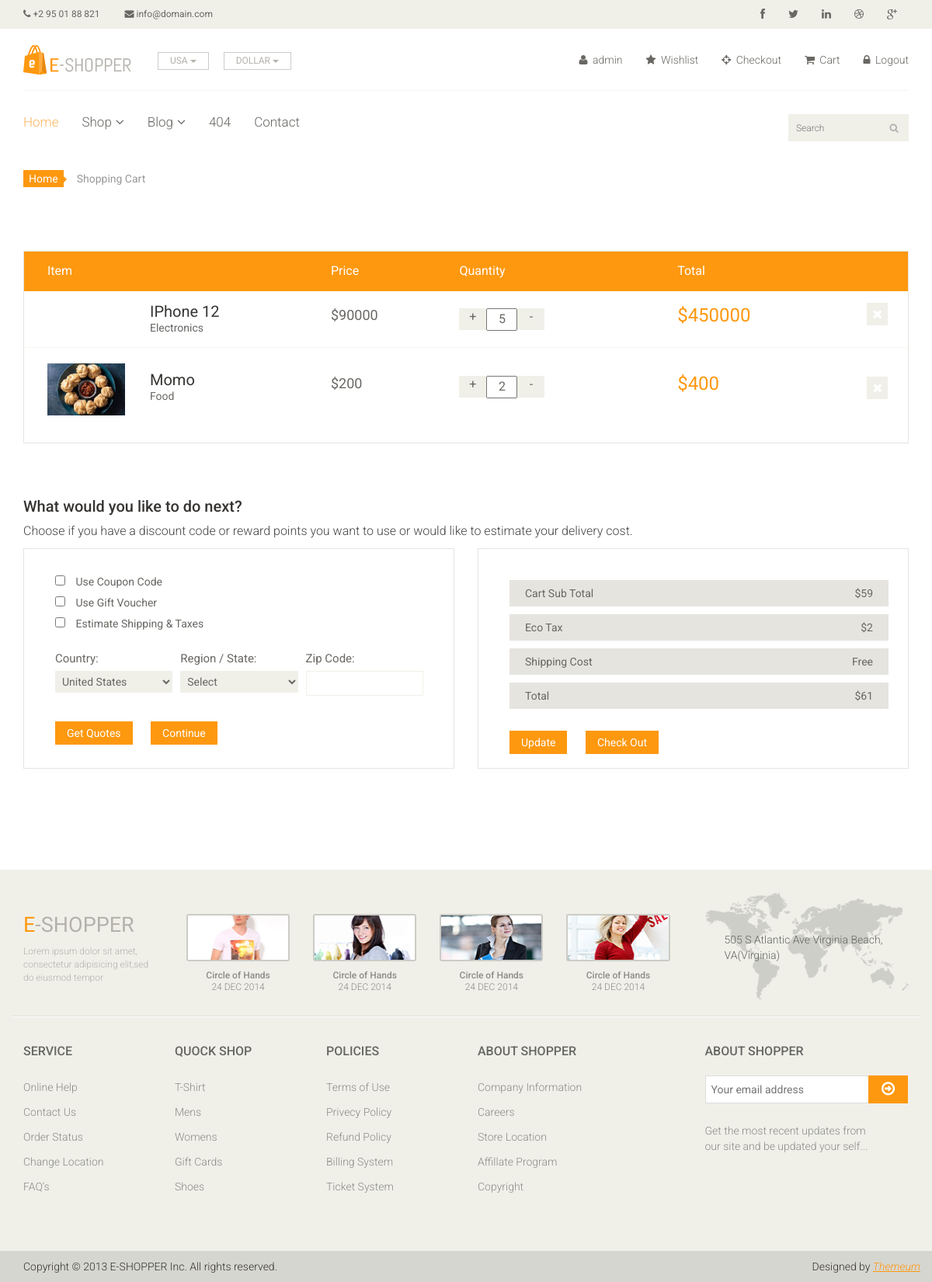
Before: /cart (signed in) with the older database file.
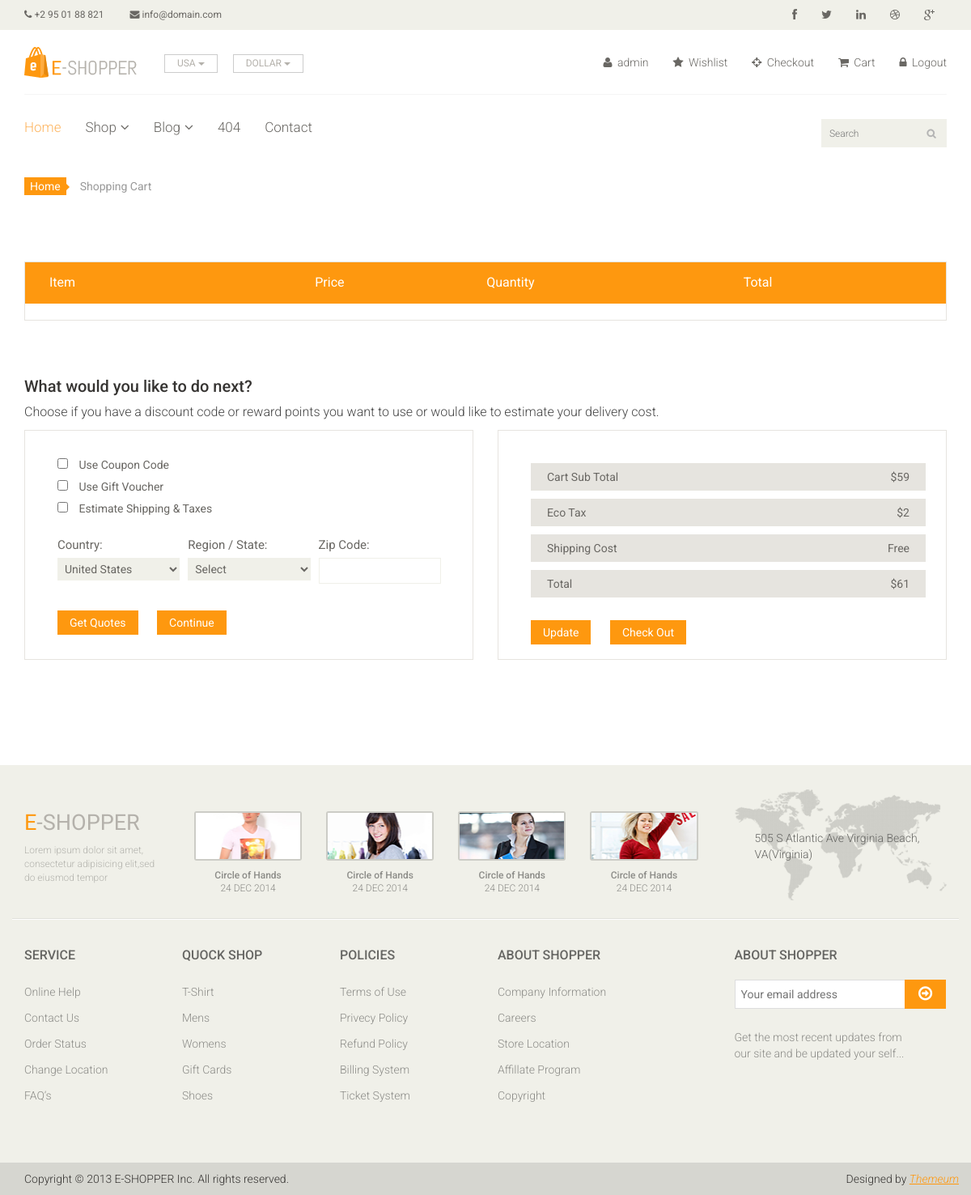
After: the same page with the newer database file.
### home/models.py (models this page shows, shortened)
class Cart(models.Model):
	username = models.CharField(max_length = 300)
	slug = models.CharField(max_length = 300)
	quantity = models.IntegerField(default = 1)
	date = models.DateTimeField(auto_now_add = True)
	checkout = models.BooleanField(default = False)
	items = models.ForeignKey(Product, on_delete = models.CASCADE, null = True)
	total = models.IntegerField(default = 0)
	def get_url(self):
		return reverse("home:remove-cart",kwargs = {'slug':self.slug})

class Product(models.Model):
	title = models.CharField(max_length = 500)
	slug = models.CharField(max_length = 500, default = "", blank = True)
	price = models.IntegerField()
	discounted_price = models.IntegerField()
	status = models.CharField(max_length = 100, blank = True, choices = (('active','active'),('','inactive')))
	image = models.ImageField(upload_to = 'media')
	description = models.TextField(blank = True)
	labels = models.CharField(max_length = 100, choices = (('new','new'),('hot','hot'),('sale','sale')))
	category = models.ForeignKey(Category, on_delete = models.CASCADE)
	subcategory = models.ForeignKey(SubCategory, on_delete = models.CASCADE)
	brand = models.ForeignKey(Brand, on_delete = models.CASCADE, null = True)
	stock = models.CharField(max_length = 100, choices = (('In Stock','In Stock'),('Out of Stock','Out of Stock')))

class Category(models.Model):
	title = models.CharField(max_length = 400)
	slug = models.CharField(max_length = 500, unique = True) #Slug bhaneko ID jastai primary key
	description = models.TextField()
	def __str__(self):
		return self.title

### home/views.py (the view)
# urls.py: path('cart', CartView.as_view(), name = 'cart'),
class CartView(BaseView):
	def get(self, request):
		self.views['my_cart'] = Cart.objects.filter(username = request.user.username,checkout = False)
		return render(request,'cart.html',self.views)

### templates/cart.html (shortened to what this page needs)
{% extends 'base.html' %}
{% load static %}
{% block content %}
	<section id="cart_items">
		<div class="container">
			<div class="breadcrumbs">
				<ol class="breadcrumb">
				  <li><a href="#">Home</a></li>
				  <li class="active">Shopping Cart</li>
				</ol>
			</div>
			<div class="table-responsive cart_info">
				<table class="table table-condensed">
					<thead>
						<tr class="cart_menu">
							<td class="image">Item</td>
							<td class="description"></td>
							<td class="price">Price</td>
							<td class="quantity">Quantity</td>
							<td class="total">Total</td>
							<td></td>
						</tr>
					</thead>
					<tbody>
						{% for cart in my_cart %}
						<tr>
							<td class="cart_product">
								<a href=""><img src="{{cart.items.image.url}}" alt="" width = "100"></a>
							</td>
							<td class="cart_description">
								<h4><a href="">{{cart.items.title}}</a></h4>
								<p>{{cart.items.category}}</p>
							</td>
							<td class="cart_price">
								<p>${{cart.items.price}}</p>
							</td>
							<td class="cart_quantity">
								<div class="cart_quantity_button">
									<a class="cart_quantity_up" href=""> + </a>
									<input class="cart_quantity_input" type="text" name="quantity" value="{{cart.quantity}}" autocomplete="off" size="2">
									<a class="cart_quantity_down" href=""> - </a>
								</div>
							</td>
							<td class="cart_total">
								<p class="cart_total_price">${{cart.total}}</p>
							</td>
							<td class="cart_delete">
								<a class="cart_quantity_delete" href="{{cart.get_url}}"><i class="fa fa-times"></i></a>
							</td>
						</tr>
						{% endfor %}
					</tbody>
				</table>
			</div>
		</div>
	</section>
	<section id="do_action">
		<div class="container">
			<div class="heading">
				<h3>What would you like to do next?</h3>
				<p>Choose if you have a discount code or reward points you want to use or would like to estimate your delivery cost.</p>
			</div>
			<div class="row">
				<div class="col-sm-6">
					<div class="chose_area">
						<ul class="user_option">
							<li>
								<input type="checkbox">
								<label>Use Coupon Code</label>
							</li>
							<li>
								<input type="checkbox">
								<label>Use Gift Voucher</label>
							</li>
							<li>
								<input type="checkbox">
								<label>Estimate Shipping & Taxes</label>
							</li>
						</ul>
						<ul class="user_info">
							<li class="single_field">
								<label>Country:</label>
								<select>
									<option>United States</option>
								</select>
							</li>
							<li class="single_field">
								<label>Region / State:</label>
								<select>
									<option>Select</option>
								</select>
							</li>
							<li class="single_field zip-field">
								<label>Zip Code:</label>
								<input type="text">
							</li>
						</ul>
						<a class="btn btn-default update" href="">Get Quotes</a>
						<a class="btn btn-default check_out" href="">Continue</a>
					</div>
				</div>
				<div class="col-sm-6">
					<div class="total_area">
						<ul>
							<li>Cart Sub Total <span>$59</span></li>
							<li>Eco Tax <span>$2</span></li>
							<li>Shipping Cost <span>Free</span></li>
							<li>Total <span>$61</span></li>
						</ul>
							<a class="btn btn-default update" href="">Update</a>
							<a class="btn btn-default check_out" href="">Check Out</a>
					</div>
				</div>
			</div>
		</div>
	</section>
{% endblock %}

### templates/base.html (shortened to what this page needs)
<!DOCTYPE html>
{% load static %}
<html lang="en">
<head>
    <link href="{% static 'css/bootstrap.min.css' %}" rel="stylesheet">
    <link href="{% static 'css/font-awesome.min.css' %}" rel="stylesheet">
    <link href="{% static 'css/prettyPhoto.css' %}" rel="stylesheet">
    <link href="{% static 'css/price-range.css' %}" rel="stylesheet">
    <link href="{% static 'css/animate.css' %}" rel="stylesheet">
	<link href="{% static 'css/main.css' %}" rel="stylesheet">
	<link href="{% static 'css/responsive.css' %}" rel="stylesheet">
</head>
<body>
	<header id="header">
		<div class="header_top">
			<div class="container">
				<div class="row">
					<div class="col-sm-6">
						<div class="contactinfo">
							<ul class="nav nav-pills">
								<li><a href="#"><i class="fa fa-phone"></i> +2 95 01 88 821</a></li>
								<li><a href="#"><i class="fa fa-envelope"></i> info@domain.com</a></li>
							</ul>
						</div>
					</div>
					<div class="col-sm-6">
						<div class="social-icons pull-right">
							<ul class="nav navbar-nav">
								<li><a href="#"><i class="fa fa-facebook"></i></a></li>
								<li><a href="#"><i class="fa fa-twitter"></i></a></li>
								<li><a href="#"><i class="fa fa-linkedin"></i></a></li>
								<li><a href="#"><i class="fa fa-dribbble"></i></a></li>
								<li><a href="#"><i class="fa fa-google-plus"></i></a></li>
							</ul>
						</div>
					</div>
				</div>
			</div>
		</div>
		<div class="header-middle">
			<div class="container">
				<div class="row">
					<div class="col-sm-4">
						<div class="logo pull-left">
							<a href="/"><img src="images/home/logo.png" alt="" /></a>
						</div>
						<div class="btn-group pull-right">
							<div class="btn-group">
								<button type="button" class="btn btn-default dropdown-toggle usa" data-toggle="dropdown">
									USA
									<span class="caret"></span>
								</button>
							</div>
							<div class="btn-group">
								<button type="button" class="btn btn-default dropdown-toggle usa" data-toggle="dropdown">
									DOLLAR
									<span class="caret"></span>
								</button>
							</div>
						</div>
					</div>
					<div class="col-sm-8">
						<div class="shop-menu pull-right">
							<ul class="nav navbar-nav">
								{% if user.is_authenticated  %}
								<li><a href="#"><i class="fa fa-user"></i> {{user.username}}</a></li>
								<li><a href="#"><i class="fa fa-star"></i> Wishlist</a></li>
								<li><a href="checkout.html"><i class="fa fa-crosshairs"></i> Checkout</a></li>
								<li><a href="cart"><i class="fa fa-shopping-cart"></i> Cart</a></li>
								<li><a href="/accounts/logout"><i class="fa fa-lock"></i> Logout</a></li>
								{% else %}
								<li><a href="/accounts/login"><i class="fa fa-lock"></i> Login</a></li>
								<li><a href="/signup"><i class="fa fa-lock"></i> Signup</a></li>
								{% endif %}
							</ul>
						</div>
					</div>
				</div>
			</div>
		</div>
		<div class="header-bottom">
			<div class="container">
				<div class="row">
					<div class="col-sm-9">
						<div class="mainmenu pull-left">
							<ul class="nav navbar-nav collapse navbar-collapse">
								<li><a href="/" class="active">Home</a></li>
								<li class="dropdown"><a href="#">Shop<i class="fa fa-angle-down"></i></a>
                                </li>
								<li class="dropdown"><a href="#">Blog<i class="fa fa-angle-down"></i></a>
                                </li>
								<li><a href="404.html">404</a></li>
								<li><a href="contact-us.html">Contact</a></li>
							</ul>
						</div>
					</div>
					<div class="col-sm-3">
						<form action="{% url 'home:search' %}" method = "GET">
						<div class="search_box pull-right">
							<input type="text" name="query" placeholder="Search"/>
						</div>
						</form>
					</div>
				</div>
			</div>
		</div>
	</header>
	{% block content %}
	{% endblock%}
		<footer id="footer">
		<div class="footer-top">
			<div class="container">
				<div class="row">
					<div class="col-sm-2">
						<div class="companyinfo">
							<h2><span>e</span>-shopper</h2>
							<p>Lorem ipsum dolor sit amet, consectetur adipisicing elit,sed do eiusmod tempor</p>
						</div>
					</div>
					<div class="col-sm-7">
						<div class="col-sm-3">
							<div class="video-gallery text-center">
								<a href="#">
									<div class="iframe-img">
										<img src="images/home/iframe1.png" alt="" />
									</div>
								</a>
								<p>Circle of Hands</p>
								<h2>24 DEC 2014</h2>
							</div>
						</div>
						<div class="col-sm-3">
							<div class="video-gallery text-center">
								<a href="#">
									<div class="iframe-img">
										<img src="images/home/iframe2.png" alt="" />
									</div>
								</a>
								<p>Circle of Hands</p>
								<h2>24 DEC 2014</h2>
							</div>
						</div>
						<div class="col-sm-3">
							<div class="video-gallery text-center">
								<a href="#">
									<div class="iframe-img">
										<img src="images/home/iframe3.png" alt="" />
									</div>
								</a>
								<p>Circle of Hands</p>
								<h2>24 DEC 2014</h2>
							</div>
						</div>
						<div class="col-sm-3">
							<div class="video-gallery text-center">
								<a href="#">
									<div class="iframe-img">
										<img src="images/home/iframe4.png" alt="" />
									</div>
								</a>
								<p>Circle of Hands</p>
								<h2>24 DEC 2014</h2>
							</div>
						</div>
					</div>
					<div class="col-sm-3">
						<div class="address">
							<img src="images/home/map.png" alt="" />
							<p>505 S Atlantic Ave Virginia Beach, VA(Virginia)</p>
						</div>
					</div>
				</div>
			</div>
		</div>
		<div class="footer-widget">
			<div class="container">
				<div class="row">
					<div class="col-sm-2">
						<div class="single-widget">
							<h2>Service</h2>
							<ul class="nav nav-pills nav-stacked">
								<li><a href="#">Online Help</a></li>
								<li><a href="#">Contact Us</a></li>
								<li><a href="#">Order Status</a></li>
								<li><a href="#">Change Location</a></li>
								<li><a href="#">FAQ’s</a></li>
							</ul>
						</div>
					</div>
					<div class="col-sm-2">
						<div class="single-widget">
							<h2>Quock Shop</h2>
							<ul class="nav nav-pills nav-stacked">
								<li><a href="#">T-Shirt</a></li>
								<li><a href="#">Mens</a></li>
								<li><a href="#">Womens</a></li>
								<li><a href="#">Gift Cards</a></li>
								<li><a href="#">Shoes</a></li>
							</ul>
						</div>
					</div>
					<div class="col-sm-2">
						<div class="single-widget">
							<h2>Policies</h2>
							<ul class="nav nav-pills nav-stacked">
								<li><a href="#">Terms of Use</a></li>
								<li><a href="#">Privecy Policy</a></li>
								<li><a href="#">Refund Policy</a></li>
								<li><a href="#">Billing System</a></li>
								<li><a href="#">Ticket System</a></li>
							</ul>
						</div>
					</div>
					<div class="col-sm-2">
						<div class="single-widget">
							<h2>About Shopper</h2>
							<ul class="nav nav-pills nav-stacked">
								<li><a href="#">Company Information</a></li>
								<li><a href="#">Careers</a></li>
								<li><a href="#">Store Location</a></li>
								<li><a href="#">Affillate Program</a></li>
								<li><a href="#">Copyright</a></li>
							</ul>
						</div>
					</div>
					<div class="col-sm-3 col-sm-offset-1">
						<div class="single-widget">
							<h2>About Shopper</h2>
							<form action="#" class="searchform">
								<input type="text" placeholder="Your email address" />
								<button type="submit" class="btn btn-default"><i class="fa fa-arrow-circle-o-right"></i></button>
								<p>Get the most recent updates from <br />our site and be updated your self...</p>
							</form>
						</div>
					</div>
				</div>
			</div>
		</div>
		<div class="footer-bottom">
			<div class="container">
				<div class="row">
					<p class="pull-left">Copyright © 2013 E-SHOPPER Inc. All rights reserved.</p>
					<p class="pull-right">Designed by <span><a target="_blank" href="http://www.themeum.com">Themeum</a></span></p>
				</div>
			</div>
		</div>
	</footer>
</body>
</html>

Changed rows visible on the page:
removed Cart: items "IPhone 12", items.category "Electronics", items.price "90000", quantity "5", total "450000"
removed Cart: items.image (picture), items "Momo", items.category "Food", items.price "200", quantity "2", total "400"
